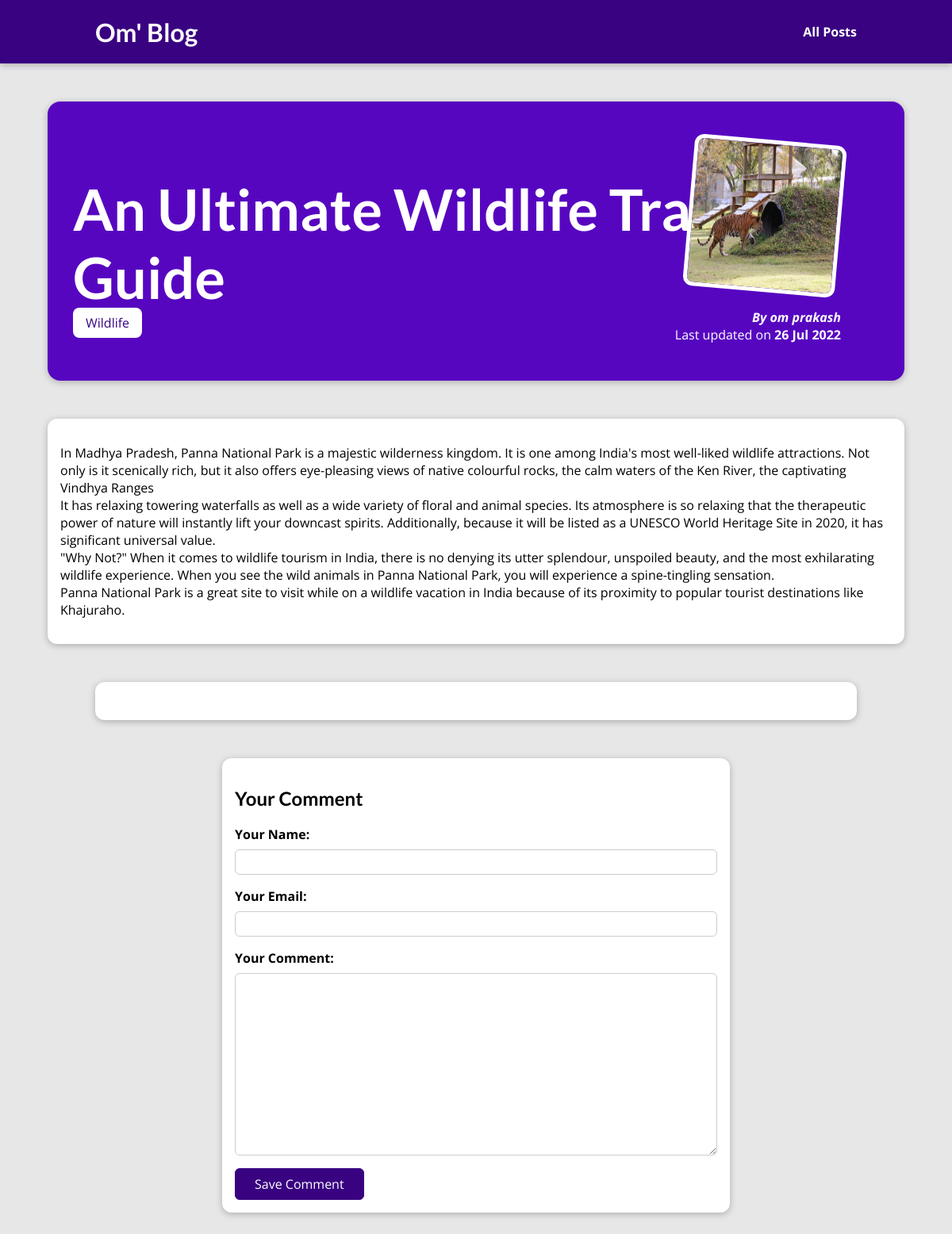
Screenshot of /posts/An-Ultimate-Wildlife-Travel-Guide with the database file from the repository.
### blog/models.py (models this page shows, shortened)
class Post(models.Model):
    title = models.CharField(max_length=150)
    excerpt=models.CharField(max_length=200)
    image =models.ImageField(upload_to="posts", null=True)
    date = models.DateField(auto_now=True)
    slug = models.SlugField(unique=True , db_index=True)
    content = models.TextField(validators=[MinLengthValidator(10)])
    author = models.ForeignKey(Author , on_delete=models.SET_NULL, null=True,related_name="posts")
    tags = models.ManyToManyField(Tag)

class Tag(models.Model):
    caption = models.CharField(max_length=20)

class Author(models.Model):
    first_name = models.CharField(max_length=100)
    last_name = models.CharField(max_length=100)
    email_address = models.EmailField()
    def full_name(self):
        return f"{self.first_name} {self.last_name}"
    def __str__(self):
        return self.full_name()

### blog/views.py (the view, shortened to what this page needs)
# urls.py: path("posts/<slug:slug>" , views.SinglePostView.as_view() , name="post-detail-page")
class SinglePostView(View):
    def get(self, request, slug):
        post = Post.objects.get(slug=slug)
        context = {
            "post": post,
            "post_tags": post.tags.all(),
            "comment_form": CommentForm(),
            "comments": post.comments.all().order_by("-id")
        }
        return render(request, "blog/post-detail.html",context)

### blog/forms.py
class CommentForm(forms.ModelForm):
    class Meta:
        model = Comment
        exclude = ["post"]
        labels = {
            "user_name": "Your Name",
            "user_email": "Your Email",
            "text": "Your Comment"
        }

### blog/templates/blog/post-detail.html (shortened to what this page needs)
{% extends "base.html" %}
{% load static %}
{% block css_files %}
  <link rel="stylesheet" href="{% static "blog/post-detail.css" %}" />
{% endblock %}
{% block content %}
  <section id="summary">
    <h2>{{ post.title }}</h2>
    <div>
      {%for tag in post_tags %}
        <span class="tag"> {{tag.caption}}</span>
      {% endfor%}
    </div>
    <article>
        <img src="{{ post.image.url }}" alt="Post Title">
        <address> By <a href="mailto:{{post.author.email_address}}">{{ post.author}}</a></address>
        <div>
            Last updated on <time>{{ post.date|date:"d M Y"}}</time>
        </div>
    </article>
  </section>
   <main>
    {{post.content|linebreaks}}
   </main>
   <section id="comments">
   </section>
  <section id="comment-form">
    <h2>Your Comment</h2>
    <form action="{% url "post-detail-page" post.slug %}" method="POST">
      {% for form_field in comment_form %}
       <div class="form-control {% if form_field.errors%}invalid{% endif %}">
        {{ form_field.label_tag }}
        {{ form_field }}
       </div>
      {% endfor %}
      <button>Save Comment</button>
    </form>
  </section>
{% endblock%}

### static/app.css (style rules this page uses)
* { box-sizing: border-box; }
html { font-family: 'Open Sans', 'Lato', sans-serif; }
body { margin: 0; }
h1, h2, h3 { font-family: 'Lato', sans-serif; font-weight: bold; }

### blog/static/blog/post-detail.css (style rules this page uses)
body { background-color: #e7e7e7; }
#summary { margin: 8rem auto 3rem auto; padding: 2rem; width: 90%; max-width: 90rem; border-radius: 16px; background-color: #5706c0; position: relative; box-shadow: 0 2px 8px rgba(0, 0, 0, 0.25); height: 22rem; }
#summary h2 { color: white; font-size: 4.5rem; margin-bottom:0.25rem; }
#summary article { position: absolute; top: 2rem; right: 3rem; padding: 1rem 2rem; border-radius: 12px; text-align: right; color: white; }
#summary article img { width: 12rem; height: 12rem; border-radius: 12px; transform: rotateZ(5deg); border: 5px solid white; margin-bottom: 1rem; }
#summary address { font-weight: bold; }
#summary a { color: white; text-decoration: none; }
#summary time { font-weight: bold; }
main { width: 90%; max-width: 90rem; margin: 3rem auto; background-color: white; padding: 1rem; border-radius: 12px; box-shadow: 0 2px 8px rgba(0, 0, 0, 0.25); }
.tag { background-color: white; color : #390281; padding:0.5rem 1rem; border-radius: 8px; }
#comment-form { margin: 3rem auto; width: 90%; max-width: 40rem; border-radius: 12px; background-color: white; box-shadow: 0 2px 8px rgba(0, 0, 0, 0.25); padding: 1rem; }
#comment-form button { font: inherit; background-color: #390281; color:white; border: 1px solid #390281; padding: 0.5rem 1.5rem; border-radius: 6px; cursor: pointer; }
.form-control { margin-bottom: 1rem; }
.form-control label { font-weight: bold; margin-bottom: 0.5rem; display: block; }
.form-control input, .form-control textarea { display: block; width: 100%; font: inherit; padding: 0.25rem; border-radius: 6px; border: 1px solid #ccc; }
#comments { margin: 3rem auto; width: 90%; max-width: 60rem; border-radius: 12px; background-color: white; box-shadow: 0 2px 8px rgba(0, 0, 0, 0.25); padding: 1rem 2rem; }

### rows the page displays
Post: title "An Ultimate Wildlife Travel Guide", image (picture), author "om prakash", date "26 Jul 2022", content "In Madhya Pradesh, Panna National Park is a majestic wilderness kingdom. It is one among India's most well-liked wildlife attractions. Not only is it scenically rich, but it also offers eye-pleasing views of native colourful rocks, the calm waters of the Ken River, the captivating Vindhya Ranges It has relaxing towering waterfalls as well as a wide variety of floral and animal species. Its atmosphere is so relaxing that the therapeutic power of nature will instantly lift your downcast spirits. Additionally, because it will be listed as a UNESCO World Heritage Site in 2020, it has significant universal value. \"Why Not?\" When it comes to wildlife tourism in India, there is no denying its…"
Tag: caption "Wildlife"
